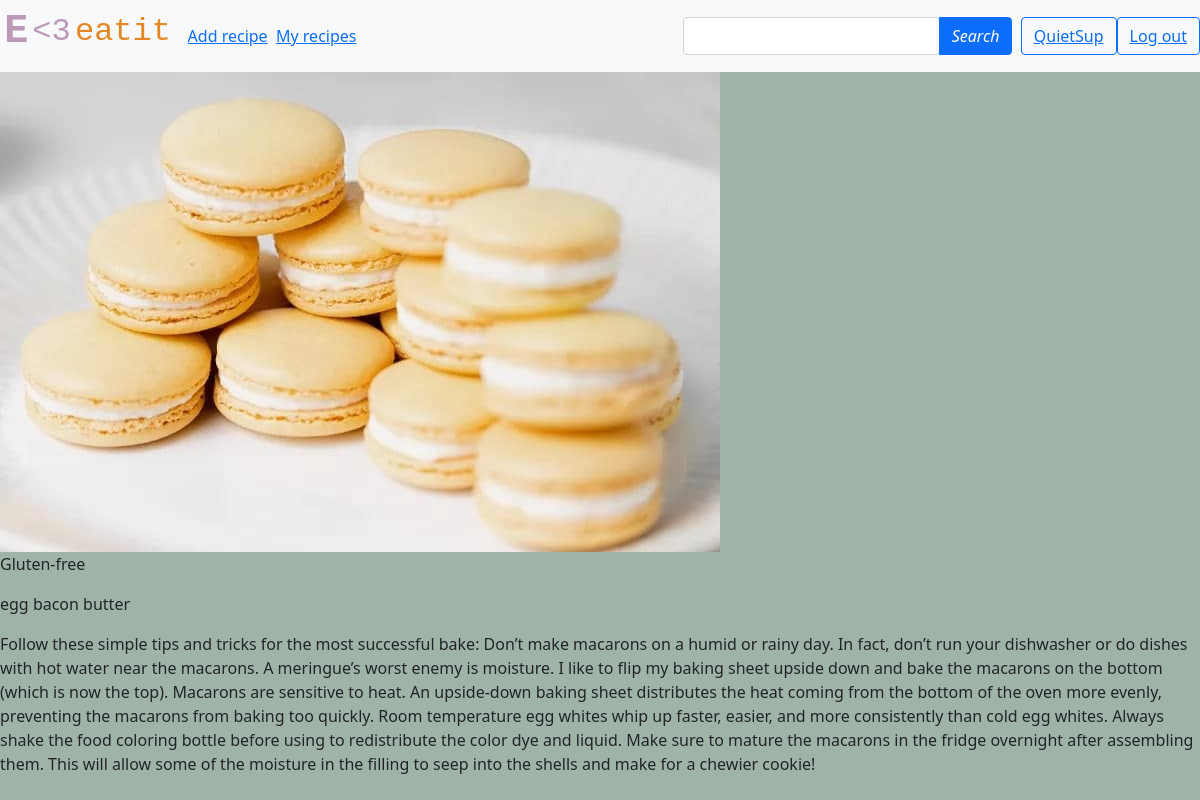
The page /post/25/ (signed in) on the database its author committed.
### recipes/models.py (models this page shows, shortened)
class Recipe(models.Model):
    name = models.CharField('Recipe name', max_length=50, unique=True)
    photo = models.ImageField('Photo', upload_to='photos')
    content = models.TextField('Content', blank=False)
    time_created = models.DateTimeField('Creation time', auto_now_add=True)
    time_updated = models.DateTimeField('Update time', auto_now=True)
    author = models.ForeignKey(User, on_delete=models.CASCADE, related_name='posts')
    cat = models.ManyToManyField('Category', verbose_name='Categories')
    ingr = models.ManyToManyField('Ingredient', verbose_name='Ingredients')
    class Meta:
        ordering = ['-time_created', 'name']

class Category(models.Model):
    name = models.CharField(max_length=20, unique=True)
    class Meta:
        verbose_name_plural = 'Categories'

class Ingredient(models.Model):
    name = models.CharField(max_length=20, unique=True)

### recipes/views.py (the view)
# urls.py: path('post/<int:post_id>/', show_post, name='post'),
def show_post(request, post_id):
    recipe = Recipe.objects.filter(id=post_id).first()
    return render(request, 'recipes/recipe.html', {'recipe': recipe})

### recipes/templates/recipes/recipe.html (shortened to what this page needs)
{% extends 'recipes/base.html' %}
{% load static %}
{% block content %}
<img src="{{ recipe.photo.url }}">
        <p>
            {% for c in recipe.cat.all %}
                      {{ c.name }}
            {% endfor %}
        </p>
        <p>
            {% for ing in recipe.ingr.all %}
              {{ ing.name }}
            {% endfor %}
        </p>
        <p>{{ recipe.content}} </p>
{% endblock content %}

### recipes/templates/recipes/base.html (shortened to what this page needs)
{% load static %}
<!doctype html>
<html lang="en">
<head>
    <link href="https://cdn.jsdelivr.net/npm/bootstrap@5.0.2/dist/css/bootstrap.min.css" rel="stylesheet">
      <head>
</head>
  </head>
  <body>
        <header class="mb-auto" >
            <nav class="navbar navbar-expand-lg navbar-light bg-light">
                &nbsp<h1 style="font-family:Courier New; font-weight: bold;"><a href="{% url '' %}" class="pluslink" style="color:#bb99b7">E</a></h1>&nbsp;
                <h2 style="font-family:Courier New;"><a href="{% url '' %}" class="pluslink" style="color:#bb99b7"><3</a></h2>&nbsp;
                <h2 style="font-family:Courier New"><a href="{% url '' %}" class="pluslink" style="color: #e48826">eatit</a></h2>&nbsp;&nbsp;&nbsp;&nbsp;
  <div class="collapse navbar-collapse" id="navbarText">
    <ul class="navbar-nav mr-auto">
        <a class="nav-item" href="{% url 'add_recipe' %}" >Add recipe</a> &nbsp;&nbsp;
        <a class="nav-item" href="{% url 'my_recipes' %}" >My recipes</a> &nbsp;&nbsp;
    </ul>
        <div class="btn-group navbar-nav ms-auto" role="group" aria-label="Basic example">
            <form action="{% url 'search' %}" method="get">
                    <div class="input-group ps-5">
                  <div id="navbar-search-autocomplete" class="form-outline">
                    <input type="search" id="form1" name="q" class="form-control" />
                  </div>
                  <button type="submit" class="btn btn-primary">
                    <i class="fas fa-search"> Search</i>
                  </button>
                    </div>
            </form> &nbsp;&nbsp;
        </div>
      {% if request.user.is_authenticated %}
            <button type="button" class="btn btn-outline-primary" ><a href="{% url 'login' %}" class="nav-item">{{ user.username }}</a></button>
        <button type="button" class="btn btn-outline-primary" ><a href="{% url 'logout' %}" class="nav-item">Log out</a></button>
      {% else %}
            <button type="button" class="btn btn-outline-primary" ><a href="{% url 'login' %}" class="nav-item">Log in</a></button>
        <button type="button" class="btn btn-outline-primary" ><a href="{% url 'register' %}" class="nav-item">Sign up</a></button>
      {% endif %}
        </div>
        </header>
  {% block content %} {% endblock content %}
  </body>
</html>

### recipes/templates/recipes/base.html (style rules this page uses)
.pluslink, .pluslink:visited,.pluslink:hover,.pluslink:active { text-decoration:none; }
html, body { height: 100%; margin: 0; background: #a0b3a8; }

### rows shown on the page
Recipe: photo (picture), content "Follow these simple tips and tricks for the most successful bake: Don’t make macarons on a humid or rainy day. In fact, don’t run your dishwasher or do dishes with hot water near the macarons. A meringue’s worst enemy is moisture. I like to flip my baking sheet upside down and bake the macarons on the bottom (which is now the top). Macarons are sensitive to heat. An upside-down baking sheet distributes the heat coming from the bottom of the oven more evenly, preventing the macarons from baking too quickly. Room temperature egg whites whip up faster, easier, and more consistently than cold egg whites. Always shake the food coloring bottle before using to redistribute the color dye and…"
Category: name "Gluten-free"
Ingredient: name "egg"
Ingredient: name "bacon"
Ingredient: name "butter"

### other values the page prints
{{ user.username }} "QuietSup"
